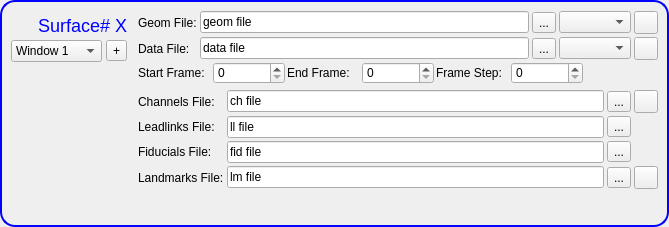
<?xml version="1.0" encoding="UTF-8"?>
<ui version="4.0">
 <class>FileDialogWidget</class>
 <widget class="QWidget" name="FileDialogWidget">
  <property name="geometry">
   <rect>
    <x>0</x>
    <y>0</y>
    <width>669</width>
    <height>227</height>
   </rect>
  </property>
  <property name="windowTitle">
   <string/>
  </property>
  <property name="styleSheet">
   <string notr="true">#topFrame 
{
border-radius: 15px;
border: 2px solid blue;
}

#surfLabel 
{
color: blue;
font-size: 18px;
font-weight: normal;
}

#surfFrame {
border-right-width: 3;
border-right: 2px blue;
border: none;
}</string>
  </property>
  <layout class="QVBoxLayout" name="verticalLayout">
   <property name="spacing">
    <number>2</number>
   </property>
   <property name="leftMargin">
    <number>0</number>
   </property>
   <property name="topMargin">
    <number>0</number>
   </property>
   <property name="rightMargin">
    <number>0</number>
   </property>
   <property name="bottomMargin">
    <number>0</number>
   </property>
   <item>
    <widget class="QFrame" name="topFrame">
     <property name="styleSheet">
      <string notr="true">x</string>
     </property>
     <property name="frameShape">
      <enum>QFrame::StyledPanel</enum>
     </property>
     <property name="frameShadow">
      <enum>QFrame::Raised</enum>
     </property>
     <layout class="QHBoxLayout" name="horizontalLayout">
      <item>
       <widget class="QFrame" name="surfFrame">
        <property name="frameShape">
         <enum>QFrame::StyledPanel</enum>
        </property>
        <property name="frameShadow">
         <enum>QFrame::Raised</enum>
        </property>
        <layout class="QVBoxLayout" name="verticalLayout_4">
         <property name="spacing">
          <number>4</number>
         </property>
         <property name="leftMargin">
          <number>0</number>
         </property>
         <property name="topMargin">
          <number>4</number>
         </property>
         <property name="rightMargin">
          <number>5</number>
         </property>
         <property name="bottomMargin">
          <number>0</number>
         </property>
         <item>
          <widget class="QLabel" name="surfLabel">
           <property name="text">
            <string>Surface# X</string>
           </property>
           <property name="alignment">
            <set>Qt::AlignRight|Qt::AlignTrailing|Qt::AlignVCenter</set>
           </property>
          </widget>
         </item>
         <item>
          <widget class="QFrame" name="frame_11">
           <property name="frameShape">
            <enum>QFrame::NoFrame</enum>
           </property>
           <property name="frameShadow">
            <enum>QFrame::Raised</enum>
           </property>
           <property name="lineWidth">
            <number>0</number>
           </property>
           <layout class="QHBoxLayout" name="horizontalLayout_8">
            <property name="spacing">
             <number>4</number>
            </property>
            <property name="leftMargin">
             <number>0</number>
            </property>
            <property name="topMargin">
             <number>0</number>
            </property>
            <property name="rightMargin">
             <number>0</number>
            </property>
            <property name="bottomMargin">
             <number>0</number>
            </property>
            <item>
             <widget class="QComboBox" name="winComboBox">
              <item>
               <property name="text">
                <string>Window 1</string>
               </property>
              </item>
              <item>
               <property name="text">
                <string>Window 2</string>
               </property>
              </item>
              <item>
               <property name="text">
                <string>Window 3</string>
               </property>
              </item>
              <item>
               <property name="text">
                <string>Window 4</string>
               </property>
              </item>
              <item>
               <property name="text">
                <string>Window 5</string>
               </property>
              </item>
              <item>
               <property name="text">
                <string>Window 6</string>
               </property>
              </item>
              <item>
               <property name="text">
                <string>Window 7</string>
               </property>
              </item>
              <item>
               <property name="text">
                <string>Window 8</string>
               </property>
              </item>
              <item>
               <property name="text">
                <string>Window 9</string>
               </property>
              </item>
              <item>
               <property name="text">
                <string>Window 10</string>
               </property>
              </item>
             </widget>
            </item>
            <item>
             <widget class="QToolButton" name="expandButton">
              <property name="text">
               <string>+</string>
              </property>
             </widget>
            </item>
           </layout>
          </widget>
         </item>
         <item>
          <spacer name="verticalSpacer">
           <property name="orientation">
            <enum>Qt::Vertical</enum>
           </property>
           <property name="sizeHint" stdset="0">
            <size>
             <width>20</width>
             <height>40</height>
            </size>
           </property>
          </spacer>
         </item>
        </layout>
       </widget>
      </item>
      <item>
       <widget class="QFrame" name="frame_3">
        <property name="frameShape">
         <enum>QFrame::NoFrame</enum>
        </property>
        <property name="frameShadow">
         <enum>QFrame::Plain</enum>
        </property>
        <property name="lineWidth">
         <number>0</number>
        </property>
        <layout class="QVBoxLayout" name="verticalLayout_2">
         <property name="spacing">
          <number>2</number>
         </property>
         <property name="leftMargin">
          <number>0</number>
         </property>
         <property name="topMargin">
          <number>0</number>
         </property>
         <property name="rightMargin">
          <number>0</number>
         </property>
         <property name="bottomMargin">
          <number>0</number>
         </property>
         <item>
          <widget class="QFrame" name="frame_4">
           <property name="frameShape">
            <enum>QFrame::NoFrame</enum>
           </property>
           <property name="frameShadow">
            <enum>QFrame::Plain</enum>
           </property>
           <property name="lineWidth">
            <number>0</number>
           </property>
           <layout class="QGridLayout" name="gridLayout_2">
            <property name="leftMargin">
             <number>0</number>
            </property>
            <property name="topMargin">
             <number>0</number>
            </property>
            <property name="rightMargin">
             <number>0</number>
            </property>
            <property name="bottomMargin">
             <number>0</number>
            </property>
            <property name="spacing">
             <number>3</number>
            </property>
            <item row="0" column="3">
             <widget class="QToolButton" name="geomBrowseButton">
              <property name="text">
               <string>...</string>
              </property>
             </widget>
            </item>
            <item row="0" column="5">
             <widget class="QComboBox" name="geomIndexComboBox"/>
            </item>
            <item row="1" column="0">
             <widget class="QLabel" name="label_2">
              <property name="text">
               <string>Data File:</string>
              </property>
             </widget>
            </item>
            <item row="1" column="1">
             <widget class="QLineEdit" name="dataLineEdit">
              <property name="text">
               <string>data file</string>
              </property>
             </widget>
            </item>
            <item row="0" column="1">
             <widget class="QLineEdit" name="geomLineEdit">
              <property name="minimumSize">
               <size>
                <width>300</width>
                <height>0</height>
               </size>
              </property>
              <property name="text">
               <string>geom file</string>
              </property>
             </widget>
            </item>
            <item row="1" column="3">
             <widget class="QToolButton" name="dataBrowseButton">
              <property name="text">
               <string>...</string>
              </property>
             </widget>
            </item>
            <item row="1" column="5">
             <widget class="QComboBox" name="dataIndexComboBox"/>
            </item>
            <item row="0" column="0">
             <widget class="QLabel" name="label">
              <property name="text">
               <string>Geom File:</string>
              </property>
             </widget>
            </item>
            <item row="0" column="6">
             <widget class="QToolButton" name="geomSaveButton">
              <property name="text">
               <string/>
              </property>
             </widget>
            </item>
            <item row="1" column="6">
             <widget class="QToolButton" name="dataSaveButton">
              <property name="text">
               <string/>
              </property>
             </widget>
            </item>
           </layout>
          </widget>
         </item>
         <item>
          <widget class="QFrame" name="frame_6">
           <property name="frameShape">
            <enum>QFrame::NoFrame</enum>
           </property>
           <property name="frameShadow">
            <enum>QFrame::Plain</enum>
           </property>
           <property name="lineWidth">
            <number>0</number>
           </property>
           <layout class="QHBoxLayout" name="horizontalLayout_4">
            <property name="spacing">
             <number>2</number>
            </property>
            <property name="leftMargin">
             <number>0</number>
            </property>
            <property name="topMargin">
             <number>0</number>
            </property>
            <property name="rightMargin">
             <number>0</number>
            </property>
            <property name="bottomMargin">
             <number>0</number>
            </property>
            <item>
             <widget class="QLabel" name="label_3">
              <property name="text">
               <string>Start Frame:</string>
              </property>
             </widget>
            </item>
            <item>
             <widget class="QSpinBox" name="startFrameSpinBox">
              <property name="maximum">
               <number>9999</number>
              </property>
             </widget>
            </item>
            <item>
             <widget class="QLabel" name="label_4">
              <property name="text">
               <string>End Frame:</string>
              </property>
             </widget>
            </item>
            <item>
             <widget class="QSpinBox" name="endFrameSpinBox">
              <property name="maximum">
               <number>9999</number>
              </property>
             </widget>
            </item>
            <item>
             <widget class="QLabel" name="label_9">
              <property name="text">
               <string>Frame Step:</string>
              </property>
             </widget>
            </item>
            <item>
             <widget class="QSpinBox" name="frameStepSpinBox">
              <property name="maximum">
               <number>100</number>
              </property>
             </widget>
            </item>
            <item>
             <widget class="PickWindow" name="rmsWidget" native="true"/>
            </item>
           </layout>
          </widget>
         </item>
         <item>
          <widget class="QFrame" name="otherOptionsFrame">
           <property name="frameShape">
            <enum>QFrame::NoFrame</enum>
           </property>
           <property name="frameShadow">
            <enum>QFrame::Plain</enum>
           </property>
           <property name="lineWidth">
            <number>0</number>
           </property>
           <layout class="QGridLayout" name="gridLayout">
            <property name="leftMargin">
             <number>0</number>
            </property>
            <property name="topMargin">
             <number>4</number>
            </property>
            <property name="rightMargin">
             <number>0</number>
            </property>
            <property name="bottomMargin">
             <number>0</number>
            </property>
            <property name="spacing">
             <number>3</number>
            </property>
            <item row="0" column="5">
             <widget class="QToolButton" name="channelsSaveButton">
              <property name="text">
               <string/>
              </property>
             </widget>
            </item>
            <item row="0" column="0">
             <widget class="QLabel" name="label_11">
              <property name="text">
               <string>Channels File:</string>
              </property>
             </widget>
            </item>
            <item row="1" column="0">
             <widget class="QLabel" name="label_12">
              <property name="text">
               <string>Leadlinks File:</string>
              </property>
             </widget>
            </item>
            <item row="2" column="0">
             <widget class="QLabel" name="label_13">
              <property name="text">
               <string>Fiducials File:</string>
              </property>
             </widget>
            </item>
            <item row="1" column="2">
             <widget class="QLineEdit" name="leadlinksLineEdit">
              <property name="text">
               <string>ll file</string>
              </property>
             </widget>
            </item>
            <item row="2" column="2">
             <widget class="QLineEdit" name="fiducialLineEdit">
              <property name="text">
               <string>fid file</string>
              </property>
             </widget>
            </item>
            <item row="0" column="2">
             <widget class="QLineEdit" name="channelsLineEdit">
              <property name="text">
               <string>ch file</string>
              </property>
             </widget>
            </item>
            <item row="0" column="4">
             <widget class="QToolButton" name="channelsBrowseButton">
              <property name="text">
               <string>...</string>
              </property>
             </widget>
            </item>
            <item row="1" column="4">
             <widget class="QToolButton" name="leadlinksBrowseButton">
              <property name="text">
               <string>...</string>
              </property>
             </widget>
            </item>
            <item row="2" column="4">
             <widget class="QToolButton" name="fiducialBrowseButton">
              <property name="text">
               <string>...</string>
              </property>
             </widget>
            </item>
            <item row="3" column="0">
             <widget class="QLabel" name="label_10">
              <property name="text">
               <string>Landmarks File:</string>
              </property>
             </widget>
            </item>
            <item row="3" column="2">
             <widget class="QLineEdit" name="landmarksLineEdit">
              <property name="text">
               <string>lm file</string>
              </property>
             </widget>
            </item>
            <item row="3" column="5">
             <widget class="QToolButton" name="landmarksSaveButton">
              <property name="text">
               <string/>
              </property>
             </widget>
            </item>
            <item row="3" column="4">
             <widget class="QToolButton" name="landmarksBrowseButton">
              <property name="text">
               <string>...</string>
              </property>
             </widget>
            </item>
           </layout>
          </widget>
         </item>
         <item>
          <spacer name="verticalSpacer_2">
           <property name="orientation">
            <enum>Qt::Vertical</enum>
           </property>
           <property name="sizeHint" stdset="0">
            <size>
             <width>20</width>
             <height>40</height>
            </size>
           </property>
          </spacer>
         </item>
        </layout>
       </widget>
      </item>
     </layout>
    </widget>
   </item>
  </layout>
 </widget>
 <customwidgets>
  <customwidget>
   <class>PickWindow</class>
   <extends>QWidget</extends>
   <header>PickWindow.h</header>
   <container>1</container>
  </customwidget>
 </customwidgets>
 <resources/>
 <connections/>
</ui>
